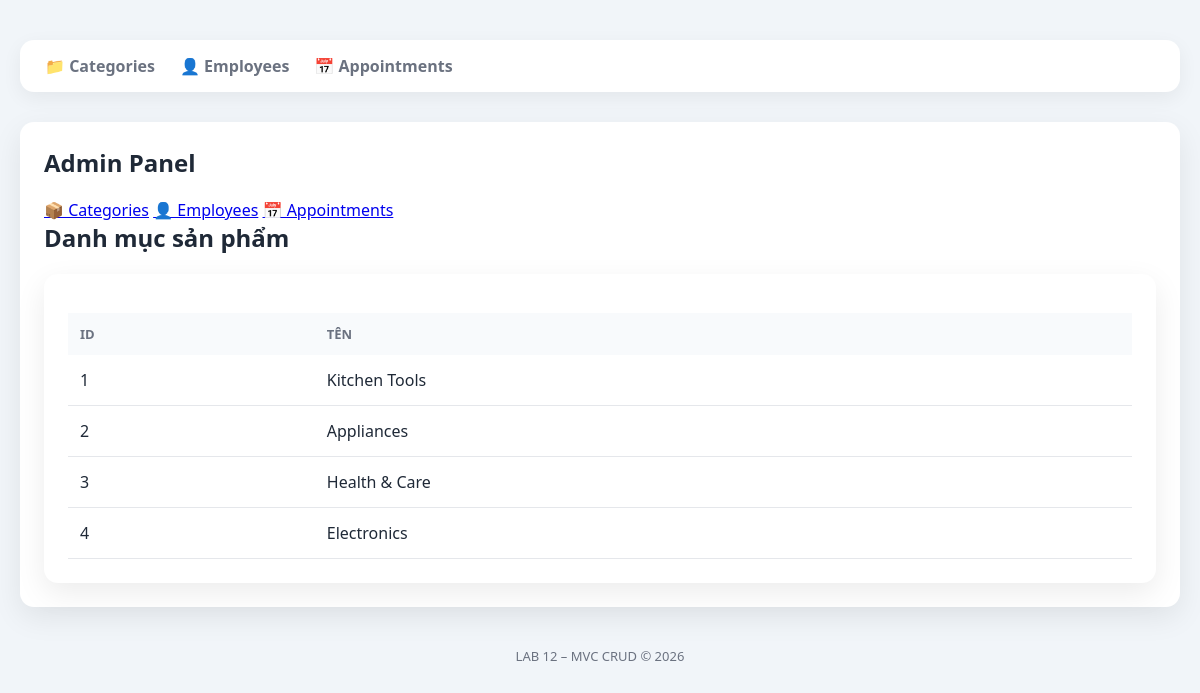
The page /public/index.php on the database its author committed.
### tables this page shows
CREATE TABLE categories (
    id INT AUTO_INCREMENT PRIMARY KEY,
    name VARCHAR(100) NOT NULL,
    status TINYINT DEFAULT 1,
    created_at TIMESTAMP DEFAULT CURRENT_TIMESTAMP
);

### core/Controller.php (called while the page is built, shortened)
<?php
class Controller {
    protected function view($view, $data = []) {
        extract($data);
        require "../app/Views/$view.php";
        require "../app/Views/layout.php";
    }
}

### app/Controllers/CategoryController.php (called while the page is built)
<?php
require '../app/Models/Category.php';
class CategoryController extends Controller {
    public function index() {
        $model = new Category();
        $categories = $model->getAll($_GET['q'] ?? '');
        $this->view('categories/index', compact('categories'));
    }
}

### core/Router.php (called while the page is built, shortened)
<?php
class Router {
    public static function dispatch() {
        $a = $_GET['a'] ?? 'index';
        $controller = new $controllerName();
        $controller->$a();
    }
}

### public/index.php (called while the page is built)
<?php
require '../config/database.php';
require '../core/Database.php';
require '../core/Controller.php';
require '../core/Router.php';
Router::dispatch();

### config/database.php (called while the page is built)
<?php
return [
    'host'   => 'localhost',
    'dbname' => 'lab12',
    'user'   => 'root',
    'pass'   => '',
];

### core/Database.php (called while the page is built)
<?php
class Database
{
    private static ?PDO $instance = null;
    public static function getInstance(): PDO
    {
        if (self::$instance === null) {
            $config = require __DIR__ . '/../config/database.php';
            $dsn = "mysql:host={$config['host']};dbname={$config['dbname']};charset=utf8mb4";
            self::$instance = new PDO(
                $dsn,
                $config['user'],
                $config['pass'],
                [
                    PDO::ATTR_ERRMODE => PDO::ERRMODE_EXCEPTION,
                    PDO::ATTR_DEFAULT_FETCH_MODE => PDO::FETCH_ASSOC
                ]
            );
        }
        return self::$instance;
    }
}

### app/Models/Category.php (called while the page is built, shortened)
<?php
class Category {
    private PDO $db;
    public function __construct() {
        $this->db = Database::getInstance();
    }
    public function getAll(string $q = ''): array {
        $stm = $this->db->prepare(
            "SELECT * FROM categories WHERE name LIKE ?"
        );
        $stm->execute(["%$q%"]);
        return $stm->fetchAll();
    }
}

### app/Views/categories/index.php (the view)
<?php require '../app/Views/layouts/header.php'; ?>
<?php require '../app/Views/layouts/sidebar.php'; ?>
<h2>Danh mục sản phẩm</h2>
<div class="card">
<table>
<tr>
  <th>ID</th>
  <th>Tên</th>
</tr>
<?php foreach ($categories as $c): ?>
<tr>
  <td><?= $c['id'] ?></td>
  <td><?= htmlspecialchars($c['name']) ?></td>
</tr>
<?php endforeach; ?>
</table>
</div>
<?php require '../app/Views/layouts/footer.php'; ?>

### public/assets/css/style.css (style rules this page uses)
:root { --primary: #2563eb; --primary-dark: #1e40af; --bg: #f1f5f9; --card: #ffffff; --text: #1f2937; --muted: #6b7280; --danger: #dc2626; --success: #16a34a; }
* { box-sizing: border-box; }
body { margin: 0; font-family: 'Segoe UI', system-ui, Arial, sans-serif; background: var(--bg); color: var(--text); }
.card { background: var(--card); border-radius: 14px; padding: 24px; box-shadow: 0 10px 30px rgba(0,0,0,.08); }
h1, h2 { margin: 0 0 20px; font-weight: 700; }
table { width: 100%; border-collapse: collapse; margin-top: 15px; }
table th { background: #f8fafc; color: var(--muted); text-align: left; padding: 12px; font-size: 13px; text-transform: uppercase; }
table td { padding: 14px 12px; border-bottom: 1px solid #e5e7eb; }

### rows shown on the page
categories: id "1", name "Kitchen Tools"
categories: id "2", name "Appliances"
categories: id "3", name "Health & Care"
categories: id "4", name "Electronics"
